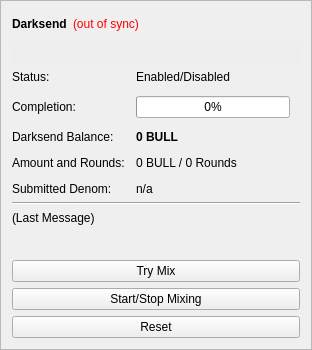
        <widget class="QFrame" name="frameDarksend">
         <property name="sizePolicy">
          <sizepolicy hsizetype="Expanding" vsizetype="Expanding">
           <horstretch>0</horstretch>
           <verstretch>0</verstretch>
          </sizepolicy>
         </property>
         <property name="minimumSize">
          <size>
           <width>0</width>
           <height>350</height>
          </size>
         </property>
         <property name="layoutDirection">
          <enum>Qt::LeftToRight</enum>
         </property>
         <property name="frameShape">
          <enum>QFrame::StyledPanel</enum>
         </property>
         <property name="frameShadow">
          <enum>QFrame::Raised</enum>
         </property>
         <layout class="QVBoxLayout" name="verticalLayout_5">
          <item>
           <layout class="QHBoxLayout" name="horizontalLayout_5">
            <item>
             <widget class="QLabel" name="label_2">
              <property name="font">
               <font>
                <weight>75</weight>
                <bold>true</bold>
               </font>
              </property>
              <property name="text">
               <string>Darksend</string>
              </property>
             </widget>
            </item>
            <item>
             <widget class="QLabel" name="labelDarksendSyncStatus">
              <property name="toolTip">
               <string>The displayed information may be out of date. Your wallet automatically synchronizes with the Buysell network after a connection is established, but this process has not completed yet.</string>
              </property>
              <property name="styleSheet">
               <string notr="true">QLabel { color: red; }</string>
              </property>
              <property name="text">
               <string notr="true">(out of sync)</string>
              </property>
              <property name="alignment">
               <set>Qt::AlignLeading|Qt::AlignLeft|Qt::AlignVCenter</set>
              </property>
             </widget>
            </item>
            <item>
             <spacer name="horizontalSpacer_4">
              <property name="orientation">
               <enum>Qt::Horizontal</enum>
              </property>
              <property name="sizeHint" stdset="0">
               <size>
                <width>40</width>
                <height>20</height>
               </size>
              </property>
             </spacer>
            </item>
           </layout>
          </item>
          <item>
           <widget class="QPushButton" name="runAutoDenom">
            <property name="palette">
             <palette>
              <active>
               <colorrole role="WindowText">
                <brush brushstyle="SolidPattern">
                 <color alpha="255">
                  <red>0</red>
                  <green>0</green>
                  <blue>0</blue>
                 </color>
                </brush>
               </colorrole>
               <colorrole role="Button">
                <brush brushstyle="SolidPattern">
                 <color alpha="255">
                  <red>239</red>
                  <green>238</green>
                  <blue>238</blue>
                 </color>
                </brush>
               </colorrole>
               <colorrole role="Light">
                <brush brushstyle="SolidPattern">
                 <color alpha="255">
                  <red>255</red>
                  <green>255</green>
                  <blue>255</blue>
                 </color>
                </brush>
               </colorrole>
               <colorrole role="Midlight">
                <brush brushstyle="SolidPattern">
                 <color alpha="255">
                  <red>247</red>
                  <green>246</green>
                  <blue>246</blue>
                 </color>
                </brush>
               </colorrole>
               <colorrole role="Dark">
                <brush brushstyle="SolidPattern">
                 <color alpha="255">
                  <red>119</red>
                  <green>119</green>
                  <blue>119</blue>
                 </color>
                </brush>
               </colorrole>
               <colorrole role="Mid">
                <brush brushstyle="SolidPattern">
                 <color alpha="255">
                  <red>159</red>
                  <green>159</green>
                  <blue>159</blue>
                 </color>
                </brush>
               </colorrole>
               <colorrole role="Text">
                <brush brushstyle="SolidPattern">
                 <color alpha="255">
                  <red>0</red>
                  <green>0</green>
                  <blue>0</blue>
                 </color>
                </brush>
               </colorrole>
               <colorrole role="BrightText">
                <brush brushstyle="SolidPattern">
                 <color alpha="255">
                  <red>255</red>
                  <green>255</green>
                  <blue>255</blue>
                 </color>
                </brush>
               </colorrole>
               <colorrole role="ButtonText">
                <brush brushstyle="SolidPattern">
                 <color alpha="255">
                  <red>0</red>
                  <green>0</green>
                  <blue>0</blue>
                 </color>
                </brush>
               </colorrole>
               <colorrole role="Base">
                <brush brushstyle="SolidPattern">
                 <color alpha="255">
                  <red>255</red>
                  <green>255</green>
                  <blue>255</blue>
                 </color>
                </brush>
               </colorrole>
               <colorrole role="Window">
                <brush brushstyle="SolidPattern">
                 <color alpha="255">
                  <red>239</red>
                  <green>238</green>
                  <blue>238</blue>
                 </color>
                </brush>
               </colorrole>
               <colorrole role="Shadow">
                <brush brushstyle="SolidPattern">
                 <color alpha="255">
                  <red>0</red>
                  <green>0</green>
                  <blue>0</blue>
                 </color>
                </brush>
               </colorrole>
               <colorrole role="AlternateBase">
                <brush brushstyle="SolidPattern">
                 <color alpha="255">
                  <red>247</red>
                  <green>246</green>
                  <blue>246</blue>
                 </color>
                </brush>
               </colorrole>
               <colorrole role="ToolTipBase">
                <brush brushstyle="SolidPattern">
                 <color alpha="255">
                  <red>255</red>
                  <green>255</green>
                  <blue>220</blue>
                 </color>
                </brush>
               </colorrole>
               <colorrole role="ToolTipText">
                <brush brushstyle="SolidPattern">
                 <color alpha="255">
                  <red>0</red>
                  <green>0</green>
                  <blue>0</blue>
                 </color>
                </brush>
               </colorrole>
              </active>
              <inactive>
               <colorrole role="WindowText">
                <brush brushstyle="SolidPattern">
                 <color alpha="255">
                  <red>0</red>
                  <green>0</green>
                  <blue>0</blue>
                 </color>
                </brush>
               </colorrole>
               <colorrole role="Button">
                <brush brushstyle="SolidPattern">
                 <color alpha="255">
                  <red>239</red>
                  <green>238</green>
                  <blue>238</blue>
                 </color>
                </brush>
               </colorrole>
               <colorrole role="Light">
                <brush brushstyle="SolidPattern">
                 <color alpha="255">
                  <red>255</red>
                  <green>255</green>
                  <blue>255</blue>
                 </color>
                </brush>
               </colorrole>
               <colorrole role="Midlight">
                <brush brushstyle="SolidPattern">
                 <color alpha="255">
                  <red>247</red>
                  <green>246</green>
                  <blue>246</blue>
                 </color>
                </brush>
               </colorrole>
               <colorrole role="Dark">
                <brush brushstyle="SolidPattern">
                 <color alpha="255">
                  <red>119</red>
                  <green>119</green>
                  <blue>119</blue>
                 </color>
                </brush>
               </colorrole>
               <colorrole role="Mid">
                <brush brushstyle="SolidPattern">
                 <color alpha="255">
                  <red>159</red>
                  <green>159</green>
                  <blue>159</blue>
                 </color>
                </brush>
               </colorrole>
               <colorrole role="Text">
                <brush brushstyle="SolidPattern">
                 <color alpha="255">
                  <red>0</red>
                  <green>0</green>
                  <blue>0</blue>
                 </color>
                </brush>
               </colorrole>
               <colorrole role="BrightText">
                <brush brushstyle="SolidPattern">
                 <color alpha="255">
                  <red>255</red>
                  <green>255</green>
                  <blue>255</blue>
                 </color>
                </brush>
               </colorrole>
               <colorrole role="ButtonText">
                <brush brushstyle="SolidPattern">
                 <color alpha="255">
                  <red>0</red>
                  <green>0</green>
                  <blue>0</blue>
                 </color>
                </brush>
               </colorrole>
               <colorrole role="Base">
                <brush brushstyle="SolidPattern">
                 <color alpha="255">
                  <red>255</red>
                  <green>255</green>
                  <blue>255</blue>
                 </color>
                </brush>
               </colorrole>
               <colorrole role="Window">
                <brush brushstyle="SolidPattern">
                 <color alpha="255">
                  <red>239</red>
                  <green>238</green>
                  <blue>238</blue>
                 </color>
                </brush>
               </colorrole>
               <colorrole role="Shadow">
                <brush brushstyle="SolidPattern">
                 <color alpha="255">
                  <red>0</red>
                  <green>0</green>
                  <blue>0</blue>
                 </color>
                </brush>
               </colorrole>
               <colorrole role="AlternateBase">
                <brush brushstyle="SolidPattern">
                 <color alpha="255">
                  <red>247</red>
                  <green>246</green>
                  <blue>246</blue>
                 </color>
                </brush>
               </colorrole>
               <colorrole role="ToolTipBase">
                <brush brushstyle="SolidPattern">
                 <color alpha="255">
                  <red>255</red>
                  <green>255</green>
                  <blue>220</blue>
                 </color>
                </brush>
               </colorrole>
               <colorrole role="ToolTipText">
                <brush brushstyle="SolidPattern">
                 <color alpha="255">
                  <red>0</red>
                  <green>0</green>
                  <blue>0</blue>
                 </color>
                </brush>
               </colorrole>
              </inactive>
              <disabled>
               <colorrole role="WindowText">
                <brush brushstyle="SolidPattern">
                 <color alpha="255">
                  <red>119</red>
                  <green>119</green>
                  <blue>119</blue>
                 </color>
                </brush>
               </colorrole>
               <colorrole role="Button">
                <brush brushstyle="SolidPattern">
                 <color alpha="255">
                  <red>239</red>
                  <green>238</green>
                  <blue>238</blue>
                 </color>
                </brush>
               </colorrole>
               <colorrole role="Light">
                <brush brushstyle="SolidPattern">
                 <color alpha="255">
                  <red>255</red>
                  <green>255</green>
                  <blue>255</blue>
                 </color>
                </brush>
               </colorrole>
               <colorrole role="Midlight">
                <brush brushstyle="SolidPattern">
                 <color alpha="255">
                  <red>247</red>
                  <green>246</green>
                  <blue>246</blue>
                 </color>
                </brush>
               </colorrole>
               <colorrole role="Dark">
                <brush brushstyle="SolidPattern">
                 <color alpha="255">
                  <red>119</red>
                  <green>119</green>
                  <blue>119</blue>
                 </color>
                </brush>
               </colorrole>
               <colorrole role="Mid">
                <brush brushstyle="SolidPattern">
                 <color alpha="255">
                  <red>159</red>
                  <green>159</green>
                  <blue>159</blue>
                 </color>
                </brush>
               </colorrole>
               <colorrole role="Text">
                <brush brushstyle="SolidPattern">
                 <color alpha="255">
                  <red>119</red>
                  <green>119</green>
                  <blue>119</blue>
                 </color>
                </brush>
               </colorrole>
               <colorrole role="BrightText">
                <brush brushstyle="SolidPattern">
                 <color alpha="255">
                  <red>255</red>
                  <green>255</green>
                  <blue>255</blue>
                 </color>
                </brush>
               </colorrole>
               <colorrole role="ButtonText">
                <brush brushstyle="SolidPattern">
                 <color alpha="255">
                  <red>119</red>
                  <green>119</green>
                  <blue>119</blue>
                 </color>
                </brush>
               </colorrole>
               <colorrole role="Base">
                <brush brushstyle="SolidPattern">
                 <color alpha="255">
                  <red>239</red>
                  <green>238</green>
                  <blue>238</blue>
                 </color>
                </brush>
               </colorrole>
               <colorrole role="Window">
                <brush brushstyle="SolidPattern">
                 <color alpha="255">
                  <red>239</red>
                  <green>238</green>
                  <blue>238</blue>
                 </color>
                </brush>
               </colorrole>
               <colorrole role="Shadow">
                <brush brushstyle="SolidPattern">
                 <color alpha="255">
                  <red>0</red>
                  <green>0</green>
                  <blue>0</blue>
                 </color>
                </brush>
               </colorrole>
               <colorrole role="AlternateBase">
                <brush brushstyle="SolidPattern">
                 <color alpha="255">
                  <red>239</red>
                  <green>238</green>
                  <blue>238</blue>
                 </color>
                </brush>
               </colorrole>
               <colorrole role="ToolTipBase">
                <brush brushstyle="SolidPattern">
                 <color alpha="255">
                  <red>255</red>
                  <green>255</green>
                  <blue>220</blue>
                 </color>
                </brush>
               </colorrole>
               <colorrole role="ToolTipText">
                <brush brushstyle="SolidPattern">
                 <color alpha="255">
                  <red>0</red>
                  <green>0</green>
                  <blue>0</blue>
                 </color>
                </brush>
               </colorrole>
              </disabled>
             </palette>
            </property>
            <property name="focusPolicy">
             <enum>Qt::NoFocus</enum>
            </property>
            <property name="autoFillBackground">
             <bool>true</bool>
            </property>
            <property name="text">
             <string/>
            </property>
            <property name="flat">
             <bool>true</bool>
            </property>
           </widget>
          </item>
          <item>
           <layout class="QFormLayout" name="formLayout">
            <property name="fieldGrowthPolicy">
             <enum>QFormLayout::AllNonFixedFieldsGrow</enum>
            </property>
            <property name="horizontalSpacing">
             <number>11</number>
            </property>
            <property name="verticalSpacing">
             <number>12</number>
            </property>
            <item row="0" column="0">
             <widget class="QLabel" name="label_6">
              <property name="text">
               <string>Status:</string>
              </property>
             </widget>
            </item>
            <item row="1" column="0">
             <widget class="QLabel" name="label_7">
              <property name="text">
               <string>Completion:</string>
              </property>
             </widget>
            </item>
            <item row="1" column="1">
             <widget class="QProgressBar" name="darksendProgress">
              <property name="maximumSize">
               <size>
                <width>154</width>
                <height>16777215</height>
               </size>
              </property>
              <property name="value">
               <number>0</number>
              </property>
             </widget>
            </item>
            <item row="3" column="0">
             <widget class="QLabel" name="labelAnonymizedText">
              <property name="text">
               <string>Darksend Balance:</string>
              </property>
             </widget>
            </item>
            <item row="3" column="1">
             <widget class="QLabel" name="labelAnonymized">
              <property name="font">
               <font>
                <weight>75</weight>
                <bold>true</bold>
               </font>
              </property>
              <property name="text">
               <string notr="true">0 BULL</string>
              </property>
             </widget>
            </item>
            <item row="4" column="0">
             <widget class="QLabel" name="label_8">
              <property name="text">
               <string>Amount and Rounds:</string>
              </property>
             </widget>
            </item>
            <item row="4" column="1">
             <widget class="QLabel" name="labelAmountRounds">
              <property name="text">
               <string>0 BULL / 0 Rounds</string>
              </property>
             </widget>
            </item>
            <item row="5" column="0">
             <widget class="QLabel" name="label_9">
              <property name="text">
               <string>Submitted Denom:</string>
              </property>
             </widget>
            </item>
            <item row="5" column="1">
             <widget class="QLabel" name="labelSubmittedDenom">
              <property name="toolTip">
               <string>The denominations you submitted to the Masternode.&lt;br&gt;To mix, other users must submit the exact same denominations.</string>
              </property>
              <property name="text">
               <string>n/a</string>
              </property>
             </widget>
            </item>
            <item row="0" column="1">
             <widget class="QLabel" name="darksendEnabled">
              <property name="text">
               <string>Enabled/Disabled</string>
              </property>
             </widget>
            </item>
           </layout>
          </item>
          <item>
           <widget class="Line" name="lineLastMessage">
            <property name="orientation">
             <enum>Qt::Horizontal</enum>
            </property>
           </widget>
          </item>
          <item>
           <widget class="QLabel" name="darksendStatus">
            <property name="minimumSize">
             <size>
              <width>288</width>
              <height>43</height>
             </size>
            </property>
            <property name="text">
             <string>(Last Message)</string>
            </property>
            <property name="alignment">
             <set>Qt::AlignLeading|Qt::AlignLeft|Qt::AlignTop</set>
            </property>
            <property name="wordWrap">
             <bool>true</bool>
            </property>
           </widget>
          </item>
          <item>
           <widget class="QPushButton" name="darksendAuto">
            <property name="sizePolicy">
             <sizepolicy hsizetype="MinimumExpanding" vsizetype="Fixed">
              <horstretch>0</horstretch>
              <verstretch>0</verstretch>
             </sizepolicy>
            </property>
            <property name="toolTip">
             <string>Try to manually submit a Darksend request.</string>
            </property>
            <property name="text">
             <string>Try Mix</string>
            </property>
           </widget>
          </item>
          <item>
           <widget class="QPushButton" name="toggleDarksend">
            <property name="sizePolicy">
             <sizepolicy hsizetype="MinimumExpanding" vsizetype="Fixed">
              <horstretch>0</horstretch>
              <verstretch>0</verstretch>
             </sizepolicy>
            </property>
            <property name="text">
             <string>Start/Stop Mixing</string>
            </property>
           </widget>
          </item>
          <item>
           <widget class="QPushButton" name="darksendReset">
            <property name="sizePolicy">
             <sizepolicy hsizetype="MinimumExpanding" vsizetype="Fixed">
              <horstretch>0</horstretch>
              <verstretch>0</verstretch>
             </sizepolicy>
            </property>
            <property name="toolTip">
             <string>Reset the current status of Darksend (can interrupt Darksend if it's in the process of Mixing, which can cost you money!)</string>
            </property>
            <property name="autoFillBackground">
             <bool>false</bool>
            </property>
            <property name="text">
             <string>Reset</string>
            </property>
           </widget>
          </item>
         </layout>
        </widget>
